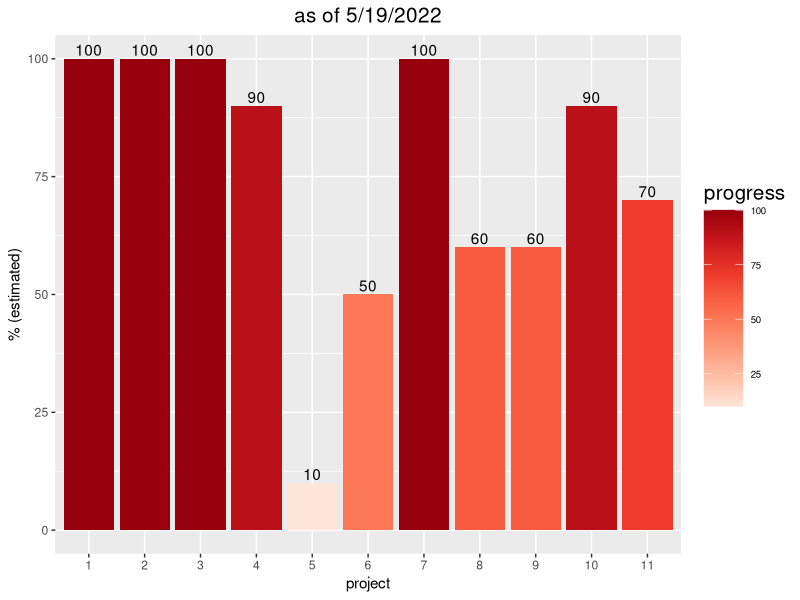

This figure's R source:
## ---- chunk 1
knitr::opts_chunk$set(echo = TRUE)
library(tidyverse)
## ---- chunk 2
project_progress=data.frame(project=seq(1,11), progress=c(100, 100, 100, 90, 10, 50, 100, 60, 60, 90, 70))

bp.x <- ggplot(data = project_progress, aes(x = factor(project), y = progress)) + 
    geom_bar(stat = "identity", aes(fill = progress)) + theme_gray() +
  geom_text(aes(label=progress), position=position_dodge(width=0.9), vjust=-0.25)+  # add numbers over bars+
    labs(x = "project")+
   labs(y="% (estimated)")+
  scale_fill_distiller(name = "progress", palette = "Reds", direction = 1, na.value = "transparent") +
    scale_x_discrete(breaks = seq(1,11), labels = seq(1,11)) + # list all x labels 
    theme(legend.position = "right", legend.direction = "vertical",
          legend.title = element_text(size = 15), legend.key.size = unit(1,"cm"),
          legend.text = element_text(size = 7))+
  ggtitle("as of 5/19/2022")+
  theme(plot.title = element_text(hjust = 0.5, size=15)) #center the title 
bp.x
